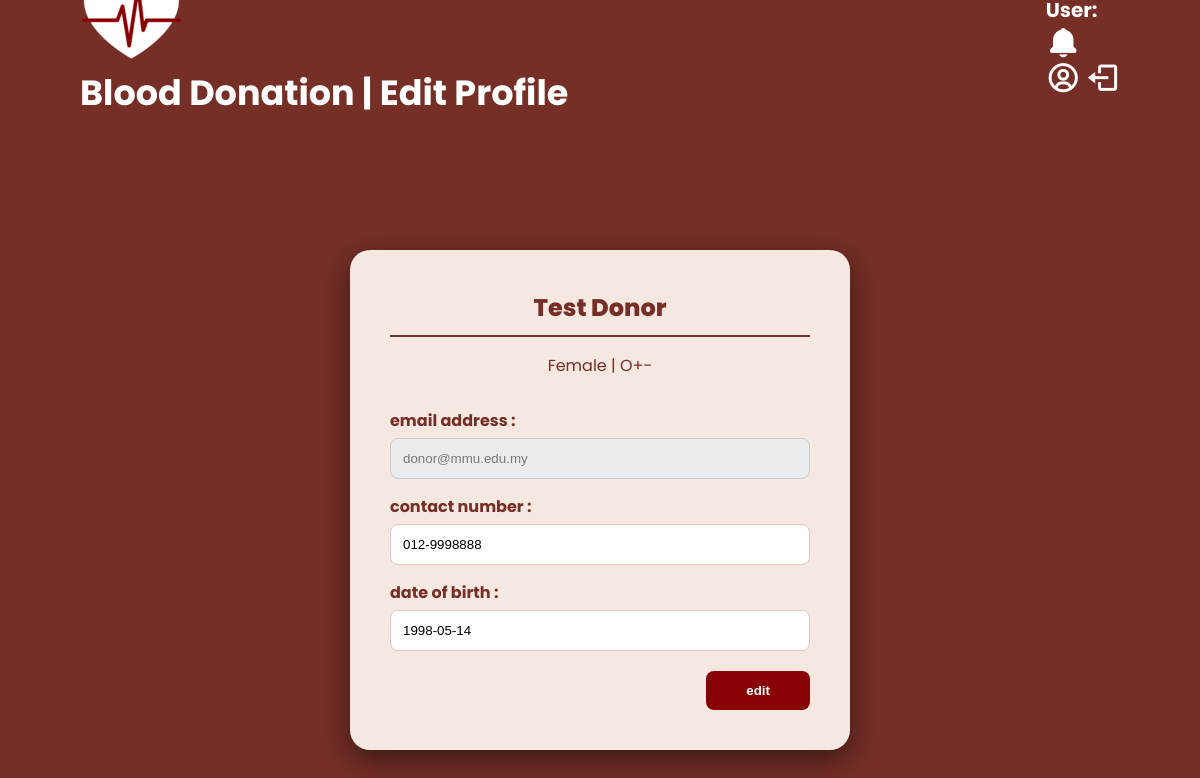
The app's page /donor-profile (signed in), older data.
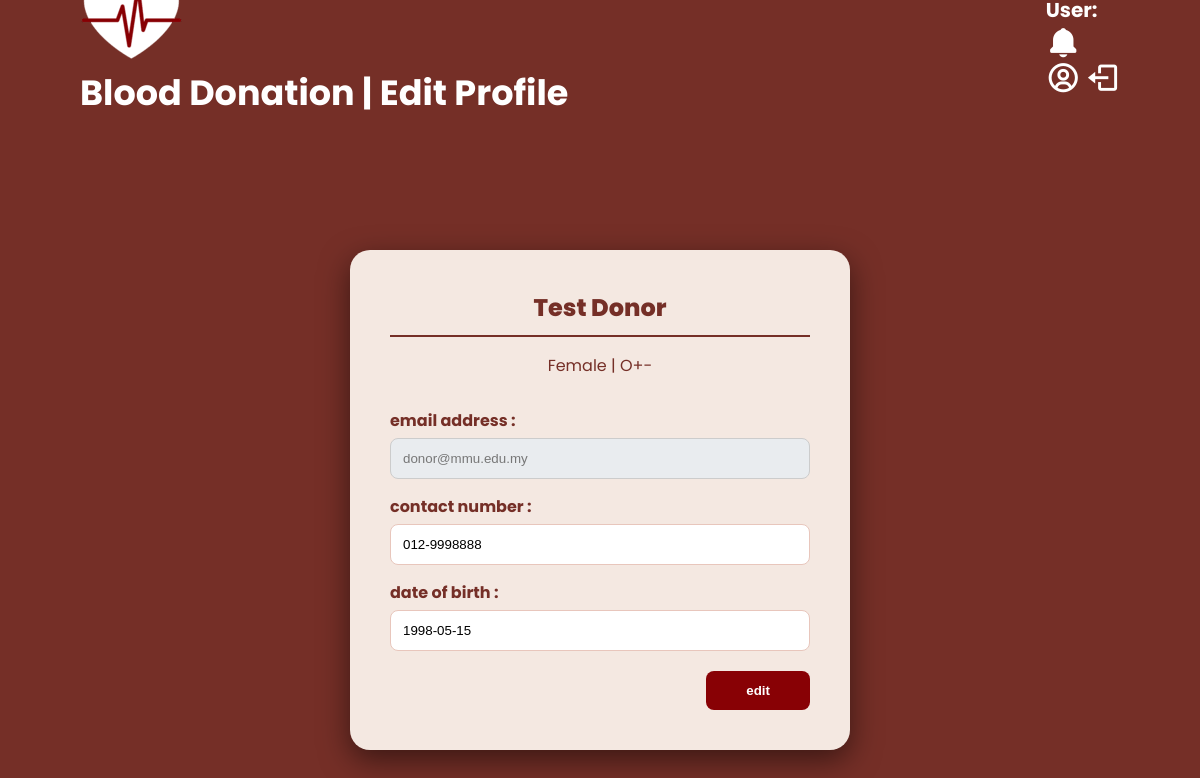
The same page, newer data.
### tables this page shows
CREATE TABLE RegisteredUser (
    userID VARCHAR(20) NOT NULL,
    name VARCHAR(50) NOT NULL,
    email VARCHAR(50) NOT NULL,
    password VARCHAR(255) NOT NULL, -- Encrypted credentials
    role VARCHAR(15) NOT NULL, -- Donor, EO, Staff, Admin 
    PRIMARY KEY (userID)
);

CREATE TABLE Donor (
    userID VARCHAR(20) NOT NULL,
    contactNum VARCHAR(15) NOT NULL,
    bloodType VARCHAR(10) NOT NULL,
    RhFactor BOOLEAN NOT NULL,
    dateOfBirth VARCHAR(10) NOT NULL,
    gender VARCHAR(10) NOT NULL,
    PRIMARY KEY (userID),
    FOREIGN KEY (userID) REFERENCES RegisteredUser(userID)
);

### app.py (the view, shortened to what this page needs)
@app.route('/donor-profile', methods=['GET', 'POST'])
def donor_profile():
    if 'username' not in session:
        return redirect(url_for('login'))
    user_id = session['ID']
    db = get_db()
    try:
        row = db.execute('''
            SELECT u.name, u.email, d.gender, d.bloodType, d.contactNum, d.dateOfBirth
            FROM RegisteredUser u
            JOIN Donor d ON u.userID = d.userID
            WHERE u.userID = ?''', (user_id,)).fetchone()
        notifications = db.execute('''
            SELECT Hospital.hospitalName, UrgentRequest.requiredBloodType
            FROM UrgentRequest
            JOIN Hospital ON UrgentRequest.userID = Hospital.userID
        ''').fetchall()
    finally:
        db.close()
    return render_template('donor-profile.html', user=row, notifications=notifications)

### app.py (called while the page is built)
def get_db():
    conn = sqlite3.connect("database.db", timeout=10, check_same_thread=False)
    conn.row_factory = sqlite3.Row
    return conn

### templates/donor-profile.html (shortened to what this page needs)
<!DOCTYPE html>
<html>
<head>
    <link href='https://unpkg.com/boxicons@2.1.4/css/boxicons.min.css' rel='stylesheet'>
</head>
<body>
    <div class="navbar">
    <div class="navbar-header">
        <img src="/static/logo-heart.png" class="logo-img">
        <a>Blood Donation | Edit Profile</a>
    </div>
    <div class="right-nav">
        <h1>User: {{ session.get['username'] }}</h1>
        <div class="notif-wrapper" style="position: relative; display: flex; align-items: center;">
            <i class='bx bxs-bell bell-icon' onclick="toggleNotif()"></i>
        </div>
        <a href="{{ url_for('donor_dashboard') }}"><i class='bx bx-user-circle' style="color:white"></i></a>
        <a href="{{ url_for('login') }}"><i class='bx bx-log-out' style="color:white"></i></a>
    </div>
</div>
    <div class="profile-card">
        <div class="header">
            <h2 style="margin:0">{{ user.name }}</h2>
            <p>{{ user.gender }} | {{ user.bloodType }}{% if user.rhFactor %}\+{% else %}-{% endif %} </p>
        </div>
        <form method="POST">
            <label>email address :</label>
            <input type="email" name="email" value="{{ user.email }}" readonly style="background-color: #e9ecef; cursor: not-allowed;">
            <label>contact number :</label>
            <input type="text" name="contactNum" value="{{ user.contactNum }}">
            <label>date of birth :</label>
            <input type="text" name="dob" value="{{ user.dateOfBirth }}">
            <button type="submit" class="btn-edit">edit</button>
        </form>
    </div>
</body>
</html>

### templates/donor-profile.html (style rules this page uses)
* { box-sizing: border-box; }
body { background: #752f27; font-family: 'Poppins'; display: flex; flex-direction: column; align-items: center; min-height: 100vh; margin: 0; }
.navbar { position: fixed; top: 0; width: 100%; height: 90px; background: #752f27; display: flex; justify-content: space-between; align-items: center; padding: 0 80px; z-index: 1000; }
.navbar-header a { color: white !important; font-size: 35px; text-decoration: none; font-weight: 700; font-family: 'Poppins', sans-serif; align-items: center; display: flex; }
.right-nav i { font-size: 35px !important; cursor: pointer; color: white !important; transition: 0.3s; vertical-align: middle; gap: 20px !important; }
.right-nav h1 { font-size: 20px; font-weight: 700 !important; color: white !important; margin: 0; align-items: center !important; display: flex !important; gap: 20px !important; }
.profile-card { background: #f4e8e1; width: 500px; padding: 40px; border-radius: 20px; box-shadow: 0 10px 30px rgba(0,0,0,0.5); margin-top: 140px; }
.header { color: #752f27; text-align: center; margin-bottom: 30px; }
.header h2 { font-weight: 800; border-bottom: 2px solid #752f27; padding-bottom: 10px; }
label { color: #752f27; font-weight: bold; display: block; margin-top: 15px; }
input { width: 100%; padding: 12px; border: 1px solid #e8c6bc; border-radius: 8px; margin-top: 5px; background: white; }
.btn-edit { background: #880105; color: white; border: none; padding: 12px 40px; border-radius: 8px; float: right; margin-top: 20px; cursor: pointer; font-weight: bold; transition: 0.3s; }
input[readonly] { background-color: #eeeeee; color: #777; border: 1px solid #ccc; }

Row changes from the older to the newer data that the page shows:
changed Donor "Female": dob "1998-05-14" → "1998-05-15"
